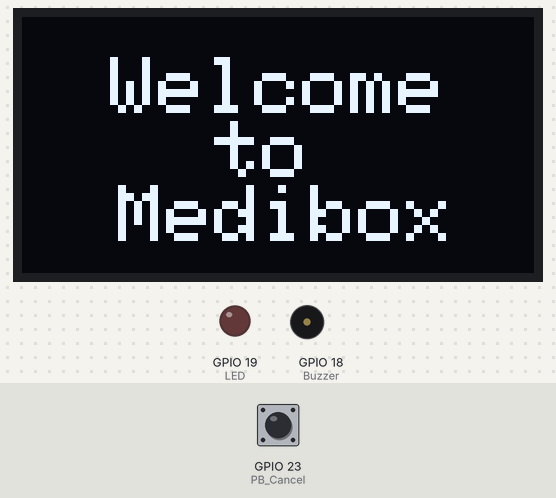
This program was run on a simulated ESP32. Shown: 128×64 one-colour display, output pins drawn as LEDs (lit = HIGH), buzzer (waves = sounding). Inputs (shaded band) come from the test bench; at power-on: GPIO 23 (PB_Cancel) HIGH. The display library's start-up logo is not drawn; what the program prints to the serial monitor is not drawn.

Above: at 2.1 s.
At 9.5 s:
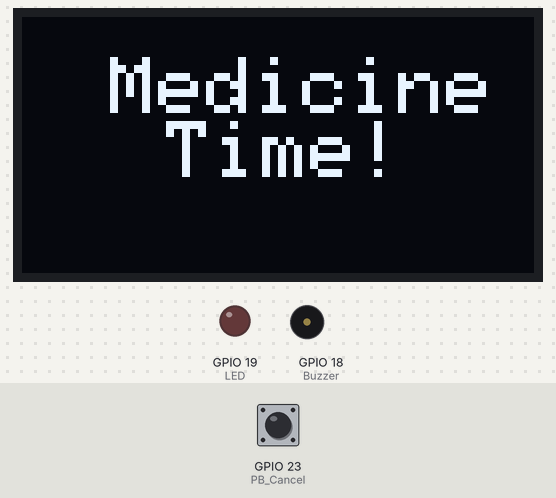
9.6 s: GPIO 23 (PB_Cancel) driven HIGH
At 10.9 s:
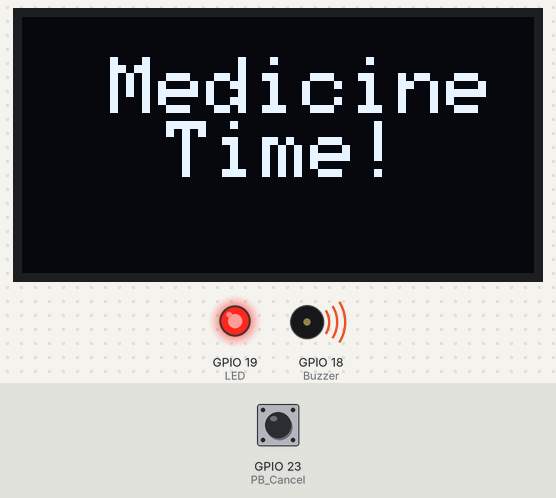
11.6 s: GPIO 23 (PB_Cancel) driven LOW
At 12.6 s:
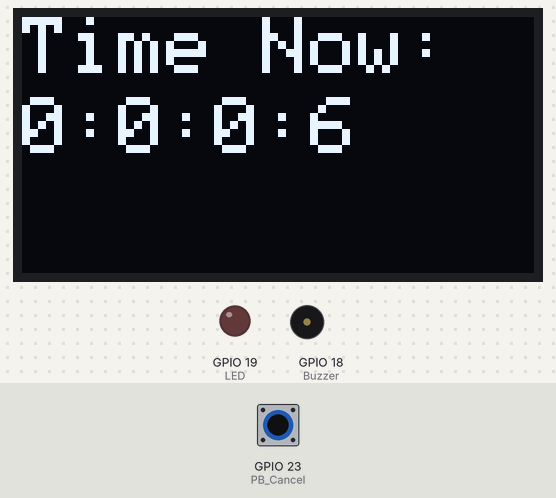
Timing chart, 0 to 14.6 s (numbered marks = the images above; inputs shaded):
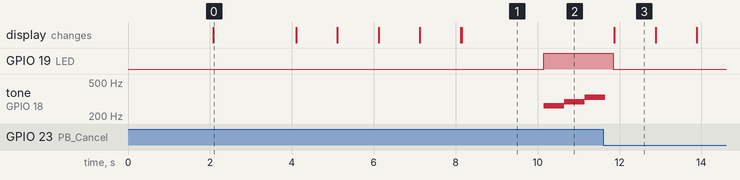

The program:

main.cpp
```cpp
#include <Arduino.h>

#include <SPI.h>
#include <Wire.h>
#include <Adafruit_GFX.h>
#include <Adafruit_SSD1306.h>
#define Buzzer 18
#define LED 19
#define SCREEN_WIDTH 128 // OLED display width, in pixels
#define SCREEN_HEIGHT 64 // OLED display height, in pixels
#define PB_Cancel 23     // Push button cancel pin

// Declaration for an SSD1306 display connected to I2C (SDA, SCL pins)
#define OLED_RESET -1 // Reset pin # (or -1 if sharing Arduino reset pin)
Adafruit_SSD1306 display(SCREEN_WIDTH, SCREEN_HEIGHT, &Wire, OLED_RESET);

// functions Declaration
void print_line(String text, int column, int row, int text_size);
void print_time_now();
void update_time();

void update_time_with_check_alarm();
void ring_alarm();

// Global Variables
int hours = 0;
int minutes = 0;
int seconds = 0;
int days = 0;

unsigned long timeNow = 0;
unsigned long timeLast = 0;

bool alarm_enable = true; // true = alarm on, false = alarm off
// Define the alarm_time_t structure
struct alarm_time_t
{
  bool alarm_state; // true = alarm on, false = alarm off
  // int days;
  int hours;
  int minutes;
  int seconds;
};

constexpr int n_alarm = 2; // for 2 alarms
alarm_time_t alarm_time[n_alarm] = {
    {
        true, // alarm state
        0,
        0,
        5,
    },               // alarm 1
    {false, 0, 0, 0} // alarm 2
};

int melody[] = {262, 294, 330, 349, 392, 440, 494, 523}; // Simple tones

void setup()
{
  // put your setup code here, to run once:
  Serial.begin(9600);

  pinMode(Buzzer, OUTPUT);
  pinMode(LED, OUTPUT);
  pinMode(PB_Cancel, INPUT); // Push button cancel pin

  // SSD1306_SWITCHCAPVCC = generate display voltage from 3.3V internally
  if (!display.begin(SSD1306_SWITCHCAPVCC, 0x3C))
  {
    Serial.println(F("SSD1306 allocation failed"));
    for (;;)
      ; // Don't proceed, loop forever
  }

  // Show initial display buffer contents on the screen --
  // the library initializes this with an Adafruit splash screen.
  display.display();
  delay(2000); // Pause for 2 seconds

  // Clear the buffer
  display.clearDisplay();

  print_line(" Welcome\n    to\n  Medibox", 10, 10, 2);
}

void loop()
{
  display.clearDisplay();
  update_time_with_check_alarm();
}

void print_line(String text, int column, int row, int text_size)
{
  display.clearDisplay();

  display.setTextSize(text_size);
  display.setTextColor(SSD1306_WHITE);
  display.setCursor(column, row); //(Column , row)
  display.println(text);
  display.display();
  delay(2000);
}

void print_time_now()
{
  display.clearDisplay();
  display.setTextSize(2);
  display.setTextColor(SSD1306_WHITE);
  display.setCursor(0, 0); //(Column , row)
  display.print("Time Now: ");
  display.setTextSize(2);
  display.setCursor(0, 20); //(Column , row)
  display.print(days);
  display.print(":");
  display.print(hours);
  display.print(":");
  display.print(minutes);
  display.print(":");
  display.print(seconds);
  display.display();
}

void update_time()
{
  timeNow = millis();
  if (timeNow - timeLast > 1000)
  {
    timeLast = timeNow;
    seconds++;
    if (seconds > 59)
    {
      seconds = 0;
      minutes++;
      if (minutes > 59)
      {
        minutes = 0;
        hours++;
        if (hours > 23)
        {
          hours = 0;
          days++;
        }
      }
    }
  }
}

void update_time_with_check_alarm()
{
  update_time();
  print_time_now();

  if (alarm_enable)
  {
    bool alarms_diabled = false; // Flag to check if all alarms are disabled
    for (int i = 0; i < n_alarm; i++)
    {
      if (alarm_time[i].alarm_state)
      {
        if (alarm_time[i].hours == hours && alarm_time[i].minutes == minutes && alarm_time[i].seconds == seconds)

        {
          // Trigger the alarm
          Serial.println("Alarm Triggered!");

          ring_alarm();
          alarm_time[i].alarm_state = false; // Disable the alarm after it rings
          alarms_diabled = true;             // Set the flag to true if at least one alarm is enabled
        }
        else
        {
          alarms_diabled = false; // Set the flag to false if at least one alarm is enabled
        }
      }
    }
    if (alarms_diabled)
      alarm_enable = false; // Disable the alarm if all alarms are disabled
    else
      alarm_enable = true; // Enable the alarm if at least one alarm is enabled
  }
  Serial.print("Alarm state: ");
  Serial.println(alarm_enable ? "ON" : "OFF");
}

void ring_alarm()
{
  print_line(" Medicine\n   Time!", 10, 10, 2);
  bool break_happen = false;
  while (break_happen == false && digitalRead(PB_Cancel) == HIGH)
  {

    digitalWrite(LED, HIGH);
    // Ring the buzzer
    for (int i = 0; i < 8; i++)
    {
      if (digitalRead(PB_Cancel) == LOW)
      {
        delay(200); // Debounce delay
        break_happen = true;
        digitalWrite(LED, LOW);
        ledcWriteTone(0, 0); // Stop sound
        break;               // Exit the loop if the button is pressed
      }
      ledcAttachPin(Buzzer, 0);    // Attach the pin to channel 0
      ledcSetup(0, melody[i], 8);  // The frequency setup line
      ledcWriteTone(0, melody[i]); // Play tone at given frequency
      delay(500);
      ledcWriteTone(0, 0); // Stop sound
    }
  }

  display.clearDisplay();
}
```

Measured:
- after the input at 11.6 s, GPIO 19 (LED): HIGH → LOW after 0.25 s; the display: changes after 0.28 s (image 3)
- what the display in image 0 shows lasts 2.0 s, from 2.1 s to 4.1 s
- what the display in image 3 shows lasts 1.0 s, from 11.9 s to 12.9 s
